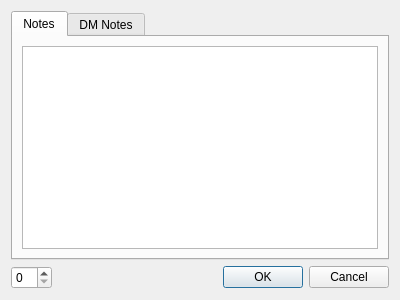
<?xml version="1.0" encoding="UTF-8"?>
<ui version="4.0">
    <class>PogNotesDialog</class>
    <widget class="QDialog" name="PogNotesDialog">
        <property name="geometry">
            <rect>
                <x>0</x>
                <y>0</y>
                <width>400</width>
                <height>300</height>
            </rect>
        </property>
        <property name="windowTitle">
            <string>Dialog</string>
        </property>
        <layout class="QGridLayout" name="gridLayout">
            <item row="0" column="0">
                <widget class="QTabWidget" name="tabWidget">
                    <property name="currentIndex">
                        <number>0</number>
                    </property>
                    <widget class="QWidget" name="notesTab">
                        <attribute name="title">
                            <string>Notes</string>
                        </attribute>
                        <layout class="QGridLayout" name="gridLayout_2">
                            <item row="0" column="0">
                                <widget class="QTextEdit" name="notesTextEdit"/>
                            </item>
                        </layout>
                    </widget>
                    <widget class="QWidget" name="dmNotesTab">
                        <attribute name="title">
                            <string>DM Notes</string>
                        </attribute>
                        <layout class="QGridLayout" name="gridLayout_3">
                            <item row="0" column="0">
                                <widget class="QTextEdit" name="dmNotesTextEdit"/>
                            </item>
                        </layout>
                    </widget>
                </widget>
            </item>
            <item row="1" column="0">
                <layout class="QHBoxLayout" name="horizontalLayout">
                    <item>
                        <widget class="QSpinBox" name="fontSizeControl"/>
                    </item>
                    <item>
                        <widget class="QDialogButtonBox" name="buttonBox">
                            <property name="orientation">
                                <enum>Qt::Horizontal</enum>
                            </property>
                            <property name="standardButtons">
                                <set>QDialogButtonBox::Cancel|QDialogButtonBox::Ok</set>
                            </property>
                        </widget>
                    </item>
                </layout>
            </item>
        </layout>
    </widget>
    <resources/>
    <connections>
        <connection>
            <sender>buttonBox</sender>
            <signal>accepted()</signal>
            <receiver>PogNotesDialog</receiver>
            <slot>accept()</slot>
            <hints>
                <hint type="sourcelabel">
                    <x>248</x>
                    <y>254</y>
                </hint>
                <hint type="destinationlabel">
                    <x>157</x>
                    <y>274</y>
                </hint>
            </hints>
        </connection>
        <connection>
            <sender>buttonBox</sender>
            <signal>rejected()</signal>
            <receiver>PogNotesDialog</receiver>
            <slot>reject()</slot>
            <hints>
                <hint type="sourcelabel">
                    <x>316</x>
                    <y>260</y>
                </hint>
                <hint type="destinationlabel">
                    <x>286</x>
                    <y>274</y>
                </hint>
            </hints>
        </connection>
    </connections>
</ui>
